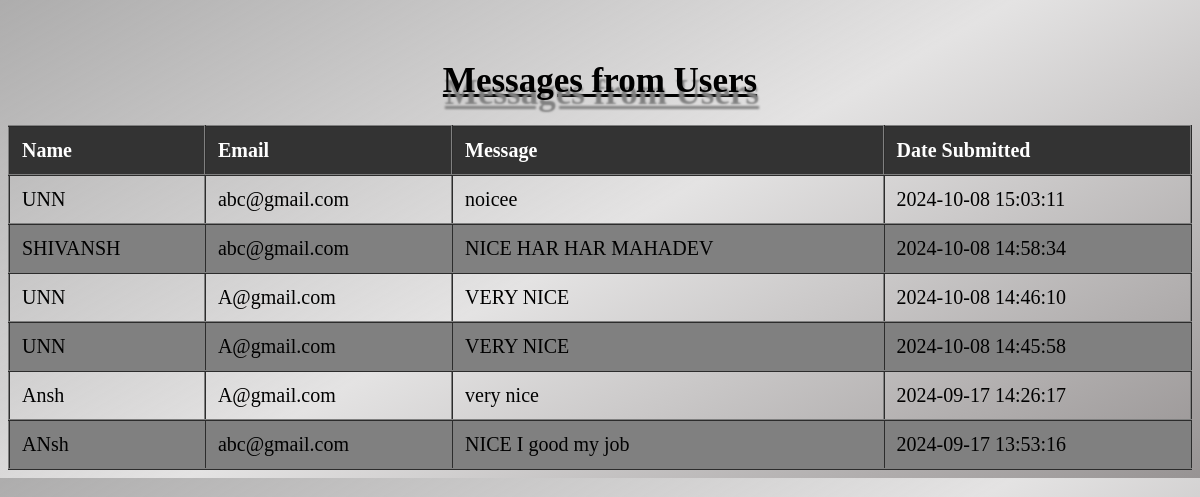
Page /manage_messages.php (signed in) on the committed database.
### tables this page shows
CREATE TABLE `contact_messages` (
  `id` int(11) NOT NULL,
  `name` varchar(255) NOT NULL,
  `email` varchar(255) NOT NULL,
  `message` text NOT NULL,
  `created_at` timestamp NOT NULL DEFAULT current_timestamp()
);

### manage_messages.php (the view, shortened to what this page needs)
<?php
$servername = "localhost";
$username = "root";
$password = "";
$dbname = "job portal";
$conn = new mysqli($servername, $username, $password, $dbname);
$sql = "SELECT * FROM contact_messages ORDER BY created_at DESC";
$result = $conn->query($sql);
?>
<!DOCTYPE html>
<html lang="en">
<head>
</head>
<body>
    <h1>Messages from Users</h1>
    <table>
        <thead>
            <tr>
                <th>Name</th>
                <th>Email</th>
                <th>Message</th>
                <th>Date Submitted</th>
            </tr>
        </thead>
        <tbody>
            <?php while ($row = $result->fetch_assoc()): ?>
                <tr>
                    <td><?php echo htmlspecialchars($row['name']); ?></td>
                    <td><?php echo htmlspecialchars($row['email']); ?></td>
                    <td><?php echo htmlspecialchars($row['message']); ?></td>
                    <td><?php echo htmlspecialchars($row['created_at']); ?></td>
                </tr>
            <?php endwhile; ?>
        </tbody>
    </table>
</body>
</html>

### manage_messages.php (style rules this page uses)
body { background: linear-gradient(150deg, #979696c8, #e4e3e3, rgb(151, 147, 147)); color: #000000; padding-top: 30px; overflow-x: hidden; }
table { width: 100%; font-size:20px; border-collapse: collapse; }
table, th, td { border: 2px gray; border-style:ridge; }
th, td { padding: 12px; text-align: left; }
th { background-color: #333; color: white; }
h1 { font-size:35px; text-align:center; text-decoration:underline; text-shadow:2px 12px 2px gray; }
tr:nth-child(even) { background-color: gray; }

### rows in the picture
contact_messages: name "UNN", email "abc@gmail.com", message "noicee", created_at "2024-10-08 15:03:11"
contact_messages: name "SHIVANSH", email "abc@gmail.com", message "NICE HAR HAR MAHADEV", created_at "2024-10-08 14:58:34"
contact_messages: name "UNN", email "A@gmail.com", message "VERY NICE", created_at "2024-10-08 14:46:10"
contact_messages: name "UNN", email "A@gmail.com", message "VERY NICE", created_at "2024-10-08 14:45:58"
contact_messages: name "Ansh", email "A@gmail.com", message "very nice", created_at "2024-09-17 14:26:17"
contact_messages: name "ANsh", email "abc@gmail.com", message "NICE I good my job", created_at "2024-09-17 13:53:16"
